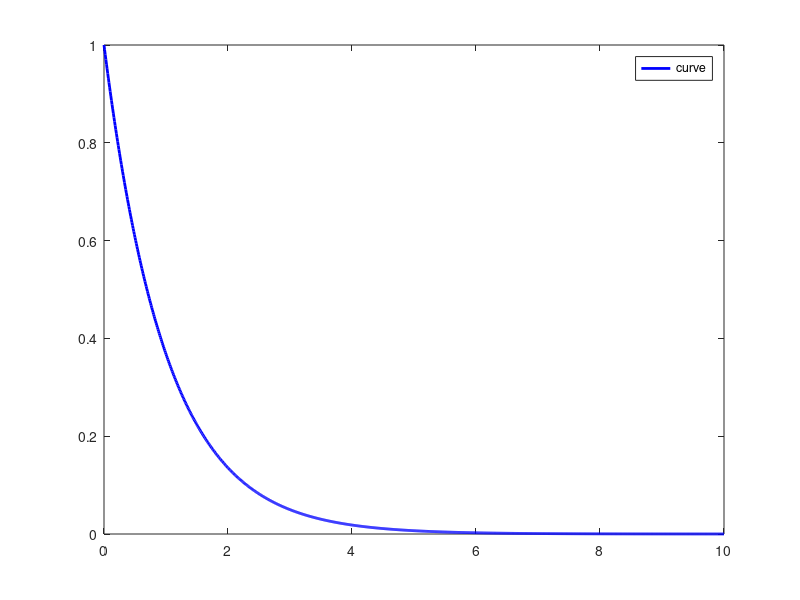

Reproduce this figure in MATLAB. (Note: this script raises an error after producing the figure.)
%Script to make an exponentially decaying graph and derivatives

x = linspace(0,10,1E3);
y = exp(-x);

plot(x,y,'b','LineWidth', 2);
axis([0,10,0,1]);
legend('curve');
hold on
%Different slopes along curve
set1 = [350 352 354 356];
set2 = [351 353 355 357];

for i = 1:length(set1)
    title = strcat(['derivative ' num2str(i) ' of curve']);
    derivative(set1(i),set2(i),y,x,title);
end
legend(gca, 'show')

hold off

